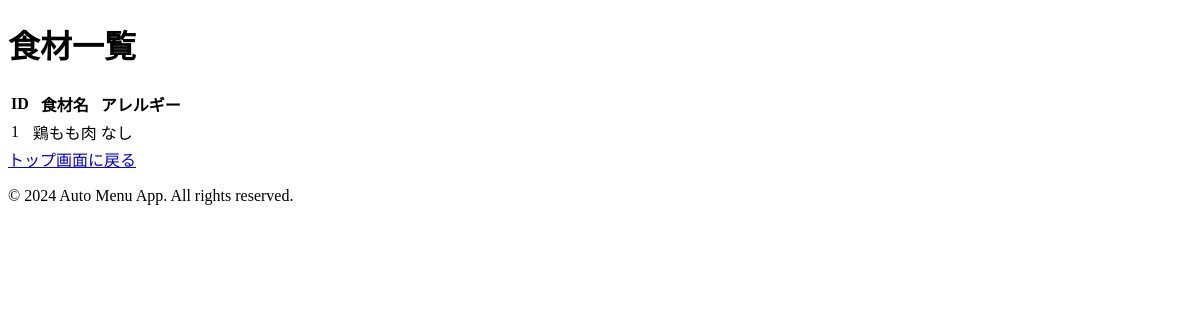
The app's page /manage_ingredients/, older data.
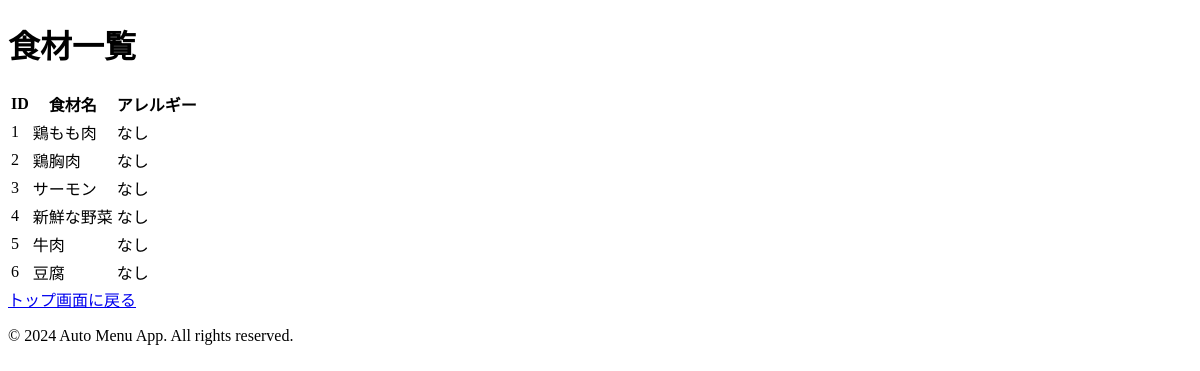
The same page, newer data.
### menu_app/models.py (models this page shows)
class Ingredient(models.Model):
    ingredient_id = models.AutoField(primary_key=True, blank=True, null=False)
    ingredient_name = models.TextField()
    ingredient_category_code = models.TextField()
    allergen_level = models.IntegerField()
    class Meta:
        managed = False
        db_table = 'ingredient'

### menu_app/views.py (the view)
# urls.py: path('manage_ingredients/', manage_ingredients, name='manage_ingredients'),
def manage_ingredients(request):
    ingredients = Ingredient.objects.all()  # 食材データを取得
    for ingredient in ingredients:
        ingredient.allergen_level = "あり" if ingredient.allergen_level == 1 else "なし"
    return render(request, 'menu_app/manage_ingredients.html', {'ingredients': ingredients})

### menu_app/templates/menu_app/manage_ingredients.html (shortened to what this page needs)
<!DOCTYPE html>
<html>
<head>
</head>
<body>
    <h1>食材一覧</h1>
    <table>
        <thead>
            <tr>
                <th>ID</th>
                <th>食材名</th>
                <th>アレルギー</th>
            </tr>
        </thead>
        <tbody>
            {% for ingredient in ingredients %}
            <tr>
                <td>{{ ingredient.ingredient_id }}</td>
                <td>{{ ingredient.ingredient_name }}</td>
                <td>{{ ingredient.allergen_level }}</td>
            </tr>
            {% endfor %}
        </tbody>
    </table>
    <a href="{% url 'index' %}">トップ画面に戻る</a>
    <footer>
        <p>&copy; 2024 Auto Menu App. All rights reserved.</p>
    </footer>
</body>
</html>

Row changes from the older to the newer data that the page shows:
added Ingredient: ingredient_id "2", ingredient_name "鶏胸肉", allergen_level "なし"
added Ingredient: ingredient_id "3", ingredient_name "サーモン", allergen_level "なし"
added Ingredient: ingredient_id "4", ingredient_name "新鮮な野菜", allergen_level "なし"
added Ingredient: ingredient_id "5", ingredient_name "牛肉", allergen_level "なし"
added Ingredient: ingredient_id "6", ingredient_name "豆腐", allergen_level "なし"
